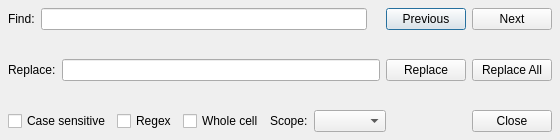
<?xml version="1.0" encoding="UTF-8"?>
<ui version="4.0">
 <class>DADialogFindReplace</class>
 <widget class="QDialog" name="DADialogFindReplace">
  <property name="geometry">
   <rect>
    <x>0</x>
    <y>0</y>
    <width>560</width>
    <height>140</height>
   </rect>
  </property>
  <property name="windowTitle">
   <string>Find and Replace</string>
  </property>
  <property name="modal">
   <bool>false</bool>
  </property>
  <layout class="QVBoxLayout" name="verticalLayout">
   <property name="spacing">
    <number>6</number>
   </property>
   <property name="leftMargin">
    <number>8</number>
   </property>
   <property name="topMargin">
    <number>8</number>
   </property>
   <property name="rightMargin">
    <number>8</number>
   </property>
   <property name="bottomMargin">
    <number>8</number>
   </property>
   <item>
    <layout class="QHBoxLayout" name="findRow">
     <item>
      <widget class="QLabel" name="labelFind">
       <property name="text">
        <string>Find:</string>
       </property>
      </widget>
     </item>
     <item>
      <widget class="QLineEdit" name="lineEditFind">
       <property name="clearButtonEnabled">
        <bool>true</bool>
       </property>
      </widget>
     </item>
     <item>
      <widget class="QLabel" name="labelCount">
       <property name="text">
        <string/>
       </property>
      </widget>
     </item>
     <item>
      <widget class="QPushButton" name="pushButtonPrevious">
       <property name="text">
        <string>Previous</string>
       </property>
      </widget>
     </item>
     <item>
      <widget class="QPushButton" name="pushButtonNext">
       <property name="text">
        <string>Next</string>
       </property>
      </widget>
     </item>
    </layout>
   </item>
   <item>
    <widget class="QWidget" name="widgetReplace" native="true">
     <layout class="QHBoxLayout" name="replaceRow">
      <property name="leftMargin">
       <number>0</number>
      </property>
      <property name="topMargin">
       <number>0</number>
      </property>
      <property name="rightMargin">
       <number>0</number>
      </property>
      <property name="bottomMargin">
       <number>0</number>
      </property>
      <item>
       <widget class="QLabel" name="labelReplace">
        <property name="text">
         <string>Replace:</string>
        </property>
       </widget>
      </item>
      <item>
       <widget class="QLineEdit" name="lineEditReplace">
        <property name="clearButtonEnabled">
         <bool>true</bool>
        </property>
       </widget>
      </item>
      <item>
       <widget class="QPushButton" name="pushButtonReplace">
        <property name="text">
         <string>Replace</string>
        </property>
       </widget>
      </item>
      <item>
       <widget class="QPushButton" name="pushButtonReplaceAll">
        <property name="text">
         <string>Replace All</string>
        </property>
       </widget>
      </item>
     </layout>
    </widget>
   </item>
   <item>
    <layout class="QHBoxLayout" name="optionRow">
     <item>
      <widget class="QCheckBox" name="checkBoxCase">
       <property name="text">
        <string>Case sensitive</string>
       </property>
      </widget>
     </item>
     <item>
      <widget class="QCheckBox" name="checkBoxRegex">
       <property name="text">
        <string>Regex</string>
       </property>
      </widget>
     </item>
     <item>
      <widget class="QCheckBox" name="checkBoxWholeCell">
       <property name="text">
        <string>Whole cell</string>
       </property>
      </widget>
     </item>
     <item>
      <widget class="QLabel" name="labelScope">
       <property name="text">
        <string>Scope:</string>
       </property>
      </widget>
     </item>
     <item>
      <widget class="QComboBox" name="comboBoxScope"/>
     </item>
     <item>
      <spacer name="optionSpacer">
       <property name="orientation">
        <enum>Qt::Horizontal</enum>
       </property>
       <property name="sizeHint" stdset="0">
        <size>
         <width>20</width>
         <height>10</height>
        </size>
       </property>
      </spacer>
     </item>
     <item>
      <widget class="QPushButton" name="pushButtonClose">
       <property name="text">
        <string>Close</string>
       </property>
      </widget>
     </item>
    </layout>
   </item>
  </layout>
 </widget>
 <resources/>
 <connections/>
</ui>
